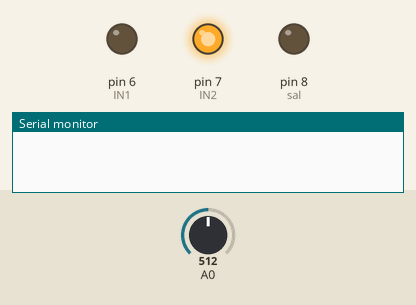
Bench run of a sketch on a simulated Arduino Uno, built with avr-gcc and run on an emulated ATmega328P. Parts: output pins drawn as LEDs (lit = HIGH), the last lines printed to the serial monitor. The inputs (shaded band) are chosen by the test bench; at power-on: A0 = 512.

Above: at 0.1 s.
At 3.6 s:
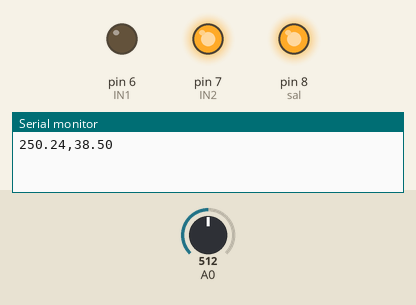
Timing chart, 0 to 5.1 s (numbered marks = the images above):
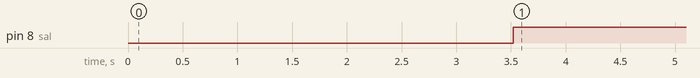

Measured:
- by itself, pin 8 (sal): LOW → HIGH at 3.5 s

The sketch:

Control_P.ino
```cpp
unsigned long tiempo=0, lastTime=0;
int timeMuestra = 1000; // periodo de muestreo en milisegundos
int timeCambio, nMuestras = 100;
double EA,mV,temp,error;
double ref = 38.5,control,kp=5;
////////VENTILADOR:
const int IN1 = 6;
const int IN2 = 7;
const int sal = 8;
int i=0;
void setup() {
  // put your setup code here, to run once:
  Serial.begin(9600);
  pinMode(IN1,OUTPUT);
  pinMode(IN2,OUTPUT);
  pinMode(sal,OUTPUT);
  ////////VENTILADOR
  digitalWrite(IN1,LOW);
  digitalWrite(IN2,HIGH);
  tiempo=0;
}

void loop() {
  // put your main code here, to run repeatedly:
  tiempo = millis();  //da el tiempo en milisegundos desde que se encendió la tarjeta del arduino
    timeCambio = tiempo - lastTime;
    if(timeCambio >= timeMuestra){
      for(int i = 0 ; i < nMuestras ; i++){ //promediador
        EA = analogRead(0);
        mV = EA*5000/1023;
        temp = temp + mV/10;    //Acumulando
        delay(25);
      }
      temp = temp /nMuestras;   //lo promedio
      Serial.print(temp);
      Serial.print(",");
      Serial.println(ref);
      //Serial.print(",");
      error = ref - temp;
      control = -kp*error;

      if(control>127){
        control=127;
      }
      else if(control<-127){
        control=-127;
      }
      control= control +127;
     // Serial.print(error);
     // Serial.print(" ");
      //Serial.println(control);
      analogWrite(sal,control);
      //S
      lastTime = tiempo;


    }
}
```
